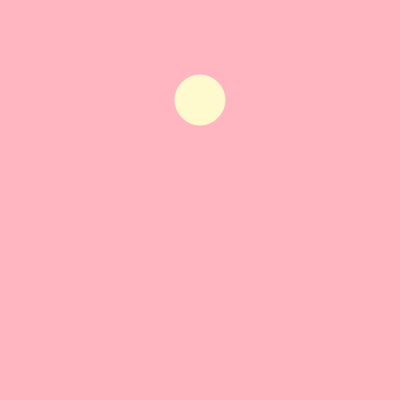
Frame 1 (no input)
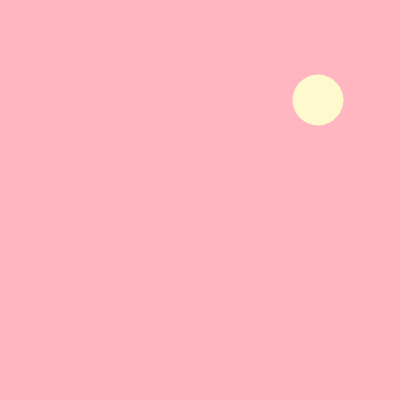
Frame 60 (no input)
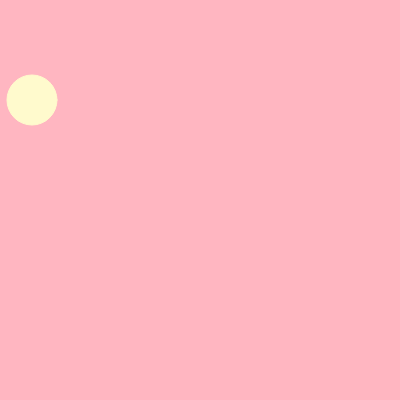
Frame 120 (the mouse pressed at the canvas centre since frame 60)

The p5.js sketch that drew these frames (run headless with seeded random() and noise() and a simulated clock; from frame 60 on, the mouse is pressed at the canvas centre):

// p5.js sketch
// ── sketch.js
//sadaf shaikh
var x=200;
var y=100;
var speed=2;
function setup() {
  createCanvas(400,400);
}

function draw() {
  background('lightpink');
  stroke('lemonchiffon');
  fill('lemonchiffon');
  ellipse(x,y,50,50);//ellipse
  
  if(x>width){//MAKES it into continuos loop
    
    x=speed*-1;
  }
  else{
    x=x+speed
  }
  
}
